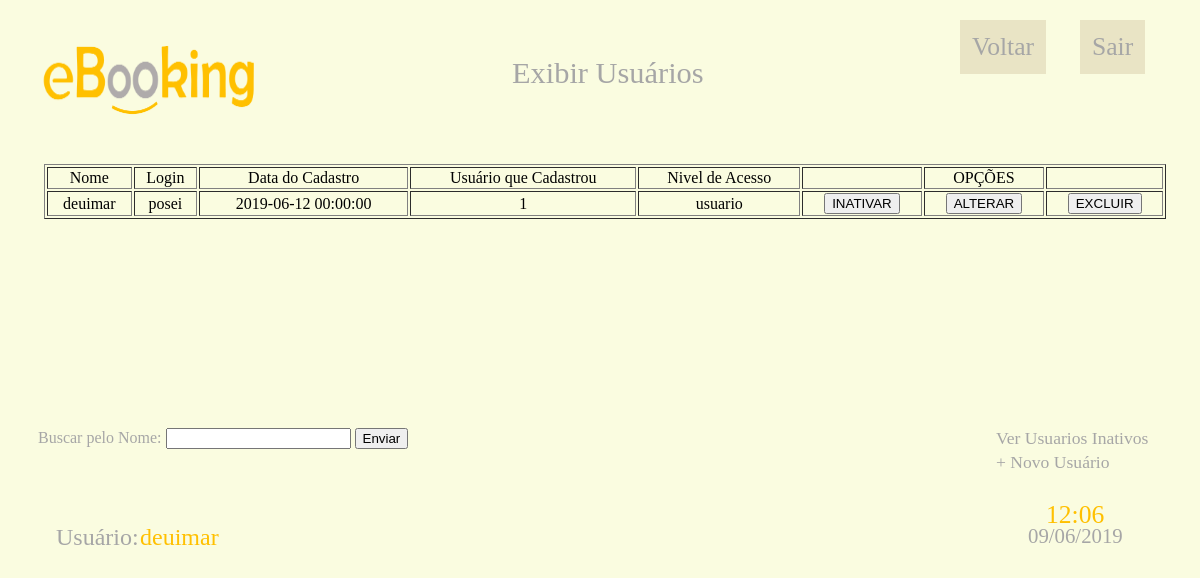
The app's page /usuarios/usuarios.php (signed in) with its own data.
### tables this page shows
CREATE TABLE `t_usuario` (
  `cod_usuario` int(11) NOT NULL,
  `login_usuario` varchar(15) NOT NULL,
  `senha_usuario` varchar(45) NOT NULL,
  `nome_usuario` varchar(45) NOT NULL,
  `ativo_usuario` varchar(1) NOT NULL DEFAULT '1',
  `data_cadastro` datetime NOT NULL,
  `usu_cadastro` varchar(15) NOT NULL,
  `t_nivel_cod_nivel` int(11) NOT NULL
);

CREATE TABLE `t_nivel` (
  `cod_nivel` int(11) NOT NULL,
  `nome_nivel` varchar(45) NOT NULL,
  `descricao_nivel` varchar(100) NOT NULL,
  `ativo_nivel` varchar(1) NOT NULL DEFAULT '1'
);

### usuarios/usuarios.php (the view, shortened to what this page needs)
<?php
include "../conexao.php";
$date = date('d/m/Y');
$hora = date('H:m');
?>
<!DOCTYPE html>
<html>
<head>
    <link rel="stylesheet" type="text/css" href="../style.css">
</head>
<body >
	<div id="dominio">Exibir Usuários</div>
	<div id="logo_usuario"><a href="../inicio.php"><img src="../imagens/logo.png"></a></div>
	<div id="busca">
		<form method="POST" action="validacoes/validar_busca_usuario_ativo.php">
			Buscar pelo Nome:
			<input type = 'text' name = 'buscarUsuarioAtivo' title = 'Buscar Usuário' required>
			<input type = 'Submit' value = 'Enviar'>
		</form>
	</div>
	<?php
	$sql="SELECT u.nome_usuario, u.login_usuario, u.data_cadastro, u.usu_cadastro, n.cod_nivel, n.nome_nivel FROM t_usuario u JOIN t_nivel n ON (u.t_nivel_cod_nivel = n.cod_nivel) WHERE u.ativo_usuario='1'";
	$result = mysqli_query($conexao,$sql);
	if (!$result) {
		echo "<script type='text/javascript'>alert ('NÃO FOI POSSIVEL EFETUAR CONSULTA NA TABELA t_usuario!!'); window.location.href='javascript:history.back()';</script>";
		mysqli_close($conexao);
	}else{
		$usuarios = array(array("Nome", "Login", "Data do Cadastro", "Usuário que Cadastrou", "Nivel de Acesso", "","OPÇÕES","" ));
		$i=1;
		while (($linha = mysqli_fetch_array($result))==true) {
			$nome_usuario_busca=$linha['nome_usuario'];
			$login_usuario_busca=$linha['login_usuario'];
			$data_cadastro_busca=$linha['data_cadastro'];
			$usuario_cadastro_busca=$linha['usu_cadastro'];
			$nivel_usuario_busca=$linha['nome_nivel'];
			do {
				$usuarios[$i][0]=$nome_usuario_busca;
				$usuarios[$i][1]=$login_usuario_busca;
				$usuarios[$i][2]=$data_cadastro_busca;
				$usuarios[$i][3]=$usuario_cadastro_busca;
				$usuarios[$i][4]=$nivel_usuario_busca;
				$usuarios[$i][5]="<form method='POST' action='inativar_usuario.php'><button type='submit' name='inativarAtivo' value='$i'>INATIVAR</button></form>";
				$usuarios[$i][6]="<form method='POST' action='formularios/form_alterar_usuario.php'><button type='submit' name='alterarAtivo' value='$i'>ALTERAR</button></form>";
				$usuarios[$i][7]="<form method='POST' action='excluir_usuario.php'><button type='submit' name='excluirAtivo' value='$i'>EXCLUIR</button></form>";
				$i++;
			} while ($i<0);
		}	$_SESSION['$usuariosAtivos']=$usuarios; ?>
		<div id="tabela">
			<table border="1" width="100%" ">
				<?php
				if ($i!=1) {
					for ($j=0; $j < sizeof($usuarios) ; $j++) {
						echo "<tr>
								<td>".$usuarios[$j][0]."</td>
								<td>".$usuarios[$j][1]."</td>
								<td>".$usuarios[$j][2]."</td>
								<td>".$usuarios[$j][3]."</td>
								<td>".$usuarios[$j][4]."</td>
								<td>".$usuarios[$j][5]."</td>
								<td>".$usuarios[$j][6]."</td>
								<td>".$usuarios[$j][7]."</td>
							</tr>
							<br>";
					}
				}else{
				echo "NENHUM USUÁRIO ATIVO NO MOMENTO!";
				}
				?>
			</table>
		</div>
	<?php
	}
	?>
	<div id="novousuario"> <a href="formularios/NovoUsuario.php"> + Novo Usuário</a></div>
	<div id="mostar"><a href="usuariosInativos.php">Ver Usuarios Inativos</a></div>
	<div id="usuario_rodape">Usuário:</div>
	<div id="usuario"> <?php echo $_SESSION['nome_usuario'] ?> </div>
	<div id="hora"> <?php echo $hora; ?></div>
	<div id="data"> <?php echo $date; ?></div>
	<div id="sair"> <a href="../sair.php">Sair</a></div>
	<div id="voltar"> <a href="../inicio.php">Voltar</a></div>
</body>
</html>

### style.css (style rules this page uses)
body { background-color: rgb(250, 252, 224); font-family: Calibri Light; text-align: center; color:rgb(166, 166, 166); }
a { color:rgb(36,36,36); }
#tabela { overflow: scroll; height:50%; width:93.5%; margin-left:3%; margin-top:10%; color:black; position: absolute; }
#logo_usuario img { width: 24%; height: 26%; margin-left: -50%; margin-top: -3%; position: absolute; }
#dominio { color:rgb(166, 166, 166); font-size: 190%; margin-left: 42%; margin-top: 4%; position: absolute; }
#hora { color:rgb(255, 192, 0); font-family: Calibri Light; font-size: 160%; margin-left: 86.5%; margin-top: 41%; position: absolute; }
#data { font-family: Calibri Light; font-size: 130%; margin-left: 85%; margin-top: 43%; position: absolute; }
#sair a { color:rgb(166, 166, 166); font-family: Calibri Light; background-color:rgb(233,228,197); padding: 1%; text-decoration: none; font-size: 160%; margin-left: 40%; margin-top: 1%; position: absolute; }
#voltar a { color:rgb(166, 166, 166); font-family: Calibri Light; background-color:rgb(233,228,197); padding: 1%; text-decoration: none; font-size: 160%; margin-left: 30%; margin-top: 1%; position: absolute; }
#usuario_rodape { color:rgb(166, 166, 166); font-size: 150%; margin-left: 4%; margin-top: 43%; position: absolute; }
#usuario { color:rgb(255, 192, 0); font-size: 150%; margin-left: 11%; margin-top: 43%; position: absolute; }
#mostar a { color:rgb(166, 166, 166); font-size: 110%; margin-left: 33%; margin-top: 35%; position: absolute; text-decoration: none; }
#novousuario a { color:rgb(166, 166, 166); font-size: 110%; margin-left: 33%; margin-top: 37%; position: absolute; text-decoration: none; }
#busca { margin-left: 2.5%; margin-top: 35%; position: absolute; }

### records on screen
t_usuario: nome_usuario "deuimar", login_usuario "posei", data_cadastro "2019-06-12 00:00:00", usu_cadastro "1", t_nivel_cod_nivel.nome_nivel "usuario"

### other values on screen
$usuarios[$j][0] "Nome"
$usuarios[$j][1] "Login"
$usuarios[$j][2] "Data do Cadastro"
$usuarios[$j][3] "Usuário que Cadastrou"
$usuarios[$j][4] "Nivel de Acesso"
$usuarios[$j][6] "OPÇÕES"
$_SESSION['nome_usuario'] "deuimar"
